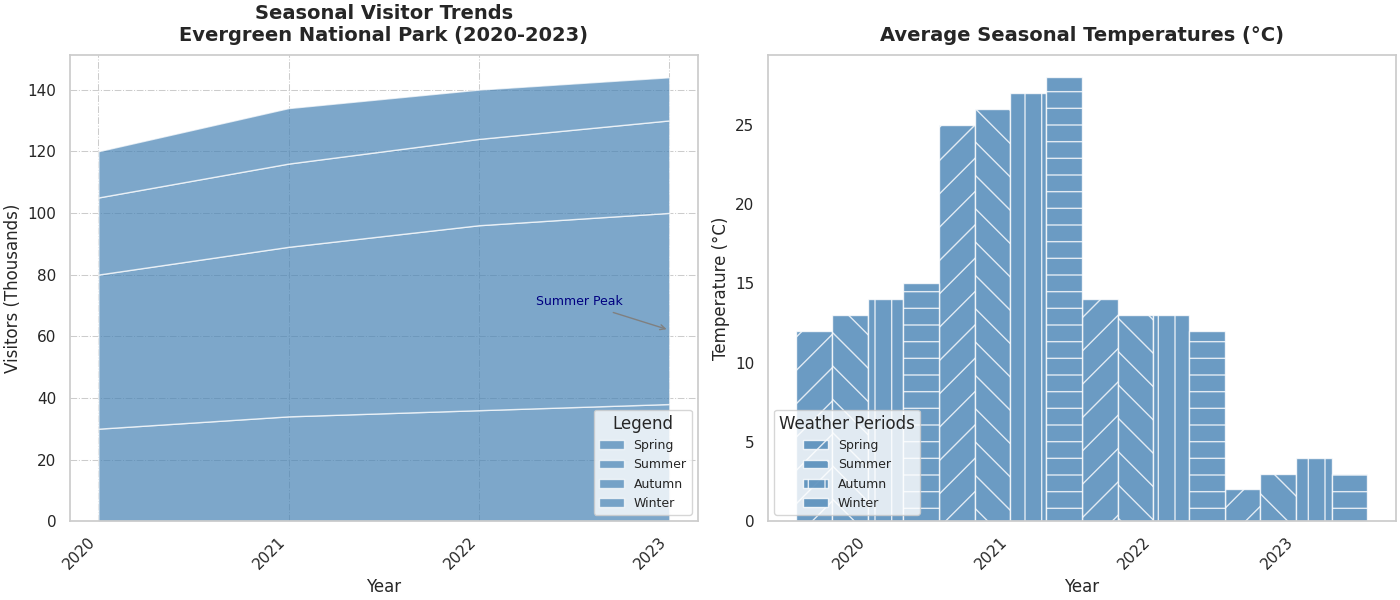

Reproduce this figure in Python.
import matplotlib.pyplot as plt
import numpy as np

# Define years and seasons
years = np.arange(2020, 2024)
seasons = ['Spring', 'Summer', 'Autumn', 'Winter']

# Create visitor data (in thousands)
visitors_spring = np.array([30, 34, 36, 38])
visitors_summer = np.array([50, 55, 60, 62])
visitors_autumn = np.array([25, 27, 28, 30])
visitors_winter = np.array([15, 18, 16, 14])

# Create average temperature data (in °C)
temps_spring = np.array([12, 13, 14, 15])
temps_summer = np.array([25, 26, 27, 28])
temps_autumn = np.array([14, 13, 13, 12])
temps_winter = np.array([2, 3, 4, 3])

# Plotting setup
fig, axs = plt.subplots(1, 2, figsize=(14, 6), constrained_layout=True)

# Plot 1: Area chart for visitor trends with a single color
axs[0].stackplot(years, visitors_spring, visitors_summer, visitors_autumn, visitors_winter,
                 labels=seasons, colors=['#4682B4'], alpha=0.7)
axs[0].set_title('Seasonal Visitor Trends\nEvergreen National Park (2020-2023)', fontsize=14, fontweight='bold', pad=10)
axs[0].set_xlabel('Year', fontsize=12)
axs[0].set_ylabel('Visitors (Thousands)', fontsize=12)
axs[0].set_xticks(years)
axs[0].set_xticklabels(years, rotation=45, ha='right')
axs[0].grid(True, linestyle='-.', linewidth=0.75)
axs[0].legend(loc='lower right', title='Legend', fontsize=9)
axs[0].annotate('Summer Peak', xy=(2023, 62), xytext=(2022.3, 70),
                arrowprops=dict(arrowstyle='->', color='gray'),
                fontsize=9, color='navy')

# Plot 2: Bar chart for average temperatures with a single color
bar_width = 0.25
x_indices = np.arange(len(years))

for i, season in enumerate(seasons):
    axs[1].bar(x_indices + i * bar_width, 
               [temps_spring[i], temps_summer[i], temps_autumn[i], temps_winter[i]], 
               bar_width, label=season, color='#4682B4', alpha=0.8, hatch=['/', '\\', '|', '-'][i])

axs[1].set_title('Average Seasonal Temperatures (°C)', fontsize=14, fontweight='bold', pad=10)
axs[1].set_xlabel('Year', fontsize=12)
axs[1].set_ylabel('Temperature (°C)', fontsize=12)
axs[1].set_xticks(x_indices + bar_width * 1.5)
axs[1].set_xticklabels(years, rotation=45, ha='right')
axs[1].legend(loc='lower left', title='Weather Periods', fontsize=9)
axs[1].grid(False)

plt.show()
